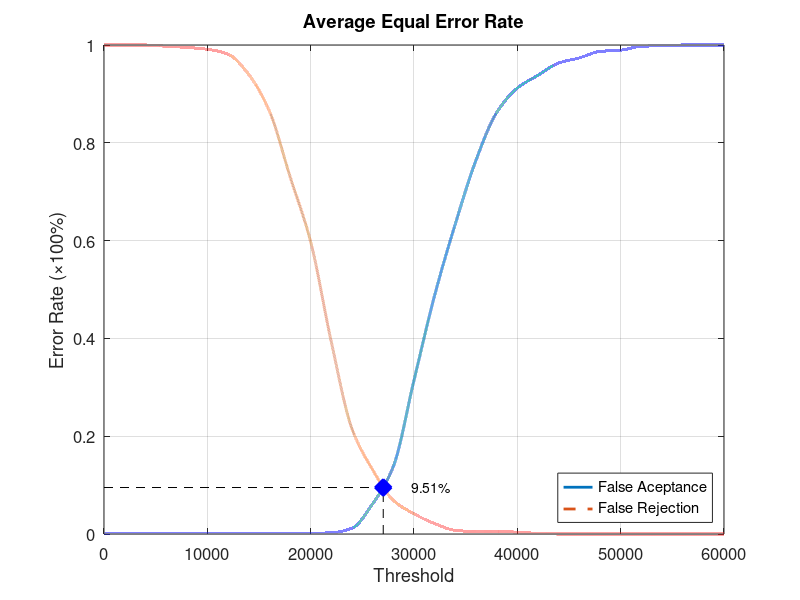
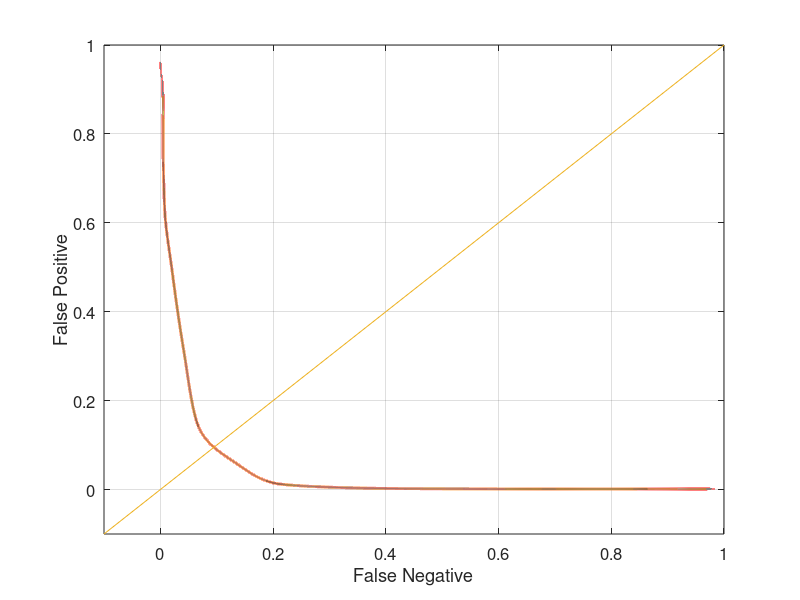

MATLAB code for these plots, in order:
function yEER = Experiment5Average
close all;
clear;
clc;
x = 0:2000:60000;
xq = 0:0.5:60000;

y0 = [0 0.00131579 0.00131579 0.00131579 0.00131579 0.00131579 0.00131579 0.00131579 0.00131579 0.00131579 0.00131579 0.00263158 0.0118421 0.0618421 0.138158 0.314474 0.488158 0.634211 0.764474 0.861842 0.911842 0.938158 0.963158 0.973684 0.986842 0.989474 0.997368 0.998684 1 1 1];
yy0 = interp1(x, y0, xq, 'pchip');
y1 = [1 1 1 0.9975 0.995 0.99125 0.98125 0.94 0.865 0.73125 0.5975 0.3925 0.215 0.13125 0.06875 0.04125 0.02125 0.0075 0.005 0.005 0.00375 0.00125 0 0 0 0 0 0 0 0 0];
yy1 = interp1(x, y1, xq, 'pchip');

% Calculating EER: 
y2 = abs(y0 - y1);
find(y2 == min(y2))
yy2 = abs(yy0 - yy1);
xEER = find(yy2 == min(yy2));
xEERIndex = xq(xEER) % X-axis EER
yEER = yy0(xEER) % Y-axis EER

main = figure
plot(xq, yy0,'-','LineWidth', 2);	hold on
plot(xq, yy1,'--','LineWidth', 2);	hold on
plot([xEERIndex xEERIndex], [0 yEER], 'k--');	hold on
plot([0 xEERIndex], [yEER yEER], 'k--');	hold on
plot(xEERIndex, yEER, 'bx', 'LineWidth', 10);	hold on
text(xEERIndex + 10 * xEERIndex / 100, yEER, [num2str(round((10000 * yEER)) / 100) '%'])
legend('False Aceptance', 'False Rejection', 'Location', 'SouthEast')
xlabel('Threshold')
ylabel('Error Rate (\times100%)')
title('Average Equal Error Rate')
set(gca, 'FontSize', 12)
axis([0 60000 0 1])
grid on

print(main, 'Experiment5AverageMain', '-dpng');
FNRxFPR = figure('Color', [1 1 1]);
plot(yy1, yy0, '-', yy1, yy0, 'LineWidth', 2);
hold on
y = -0.1:0.1:1
plot(y, y); 
set(gca, 'FontSize', 12)
xlabel('False Negative')
ylabel('False Positive')
axis([-0.1 1 -0.1 1])
set(gca, 'FontSize', 12)
grid on

print(FNRxFPR, 'Experiment5AverageFNRxFPR','-dpng');
end
